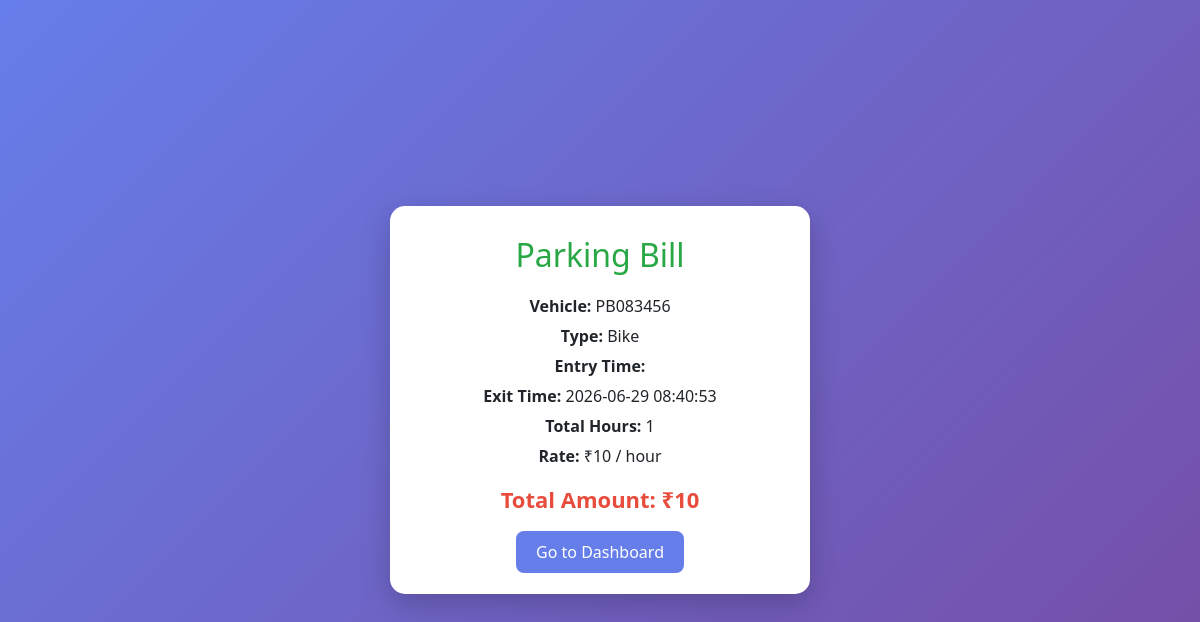
Screenshot of /users/exit.php?booking_id=4 (signed in) with the database file from the repository.
### tables this page shows
CREATE TABLE `bookings` (
  `booking_id` int(11) NOT NULL,
  `user_id` int(11) DEFAULT NULL,
  `slot_id` int(11) DEFAULT NULL,
  `vehicle_no` varchar(20) DEFAULT NULL,
  `entry_time` datetime DEFAULT NULL,
  `exit_time` datetime DEFAULT NULL,
  `status` enum('in','out') DEFAULT 'in',
  `amount` decimal(10,2) DEFAULT NULL
);

CREATE TABLE `slots` (
  `slot_id` int(11) NOT NULL,
  `slot_number` varchar(20) NOT NULL,
  `floor_id` int(11) DEFAULT NULL,
  `vehicle_type` enum('Car','Bike') NOT NULL,
  `status` enum('free','occupied') DEFAULT 'free'
);

### users/exit.php (the view, shortened to what this page needs)
<?php
include('../includes/dbconnection.php');
if(isset($_GET['booking_id'])){
    $id = $_GET['booking_id'];
    $query = mysqli_query($con, "
    SELECT bookings.*, slots.vehicle_type
    FROM bookings
    JOIN slots ON bookings.slot_id = slots.slot_id
    WHERE bookings.booking_id='$id'
    ");
    $row = mysqli_fetch_array($query);
    $entry = strtotime($row['entry_time']);
    $exit = strtotime(date('Y-m-d H:i:s'));
    if(!$entry){
        $entry = $exit;
    }
$seconds = $exit - $entry;
$hours = ceil($seconds / 3600);
if($hours <= 0){
    $hours = 1;
}
    if($row['vehicle_type'] == 'Car'){
        $rate = 20;
    } else if($row['vehicle_type'] == 'Bike'){
        $rate = 10;
    } else {
        $rate = 15;
    }
    $amount = $hours * $rate;
} else {
    header("location:payment-success.php?id=".$id);
    exit();
}
?>
<!DOCTYPE html>
<html>
<head>
<link rel="stylesheet" href="https://cdn.jsdelivr.net/npm/bootstrap@4.6.2/dist/css/bootstrap.min.css">
</head>
<body>
<div class="bill-box">
<h2>Parking Bill</h2>
<p><b>Vehicle:</b> <?php echo $row['vehicle_no']; ?></p>
<p><b>Type:</b> <?php echo $row['vehicle_type']; ?></p>
<p><b>Entry Time:</b> <?php echo $row['entry_time']; ?></p>
<p><b>Exit Time:</b> <?php echo date('Y-m-d H:i:s'); ?></p>
<p><b>Total Hours:</b> <?php echo $hours; ?></p>
<p><b>Rate:</b> ₹<?php echo $rate; ?> / hour</p>
<div class="amount">
Total Amount: ₹<?php echo $amount; ?>
</div>
<a href="dashboard.php" class="btn-back">Go to Dashboard</a>
</div>
</body>
</html>

### users/exit.php (style rules this page uses)
body { background: linear-gradient(135deg,#667eea,#764ba2); font-family:'Segoe UI', sans-serif; height:100vh; display:flex; justify-content:center; align-items:center; }
.bill-box { width:420px; background:white; padding:30px; border-radius:15px; text-align:center; box-shadow:0 10px 30px rgba(0,0,0,0.2); }
.bill-box h2 { color:#28a745; margin-bottom:20px; }
.bill-box p { font-size:16px; margin:6px 0; }
.amount { font-size:22px; font-weight:bold; color:#e74c3c; margin-top:15px; }
.btn-back { margin-top:15px; background:#667eea; color:white; padding:10px 20px; border-radius:8px; text-decoration:none; }

### rows the page displays
bookings: vehicle_no "PB083456", slot.vehicle_type "Bike", slot.vehicle_type "10"

### other values shown
$hours "1"
